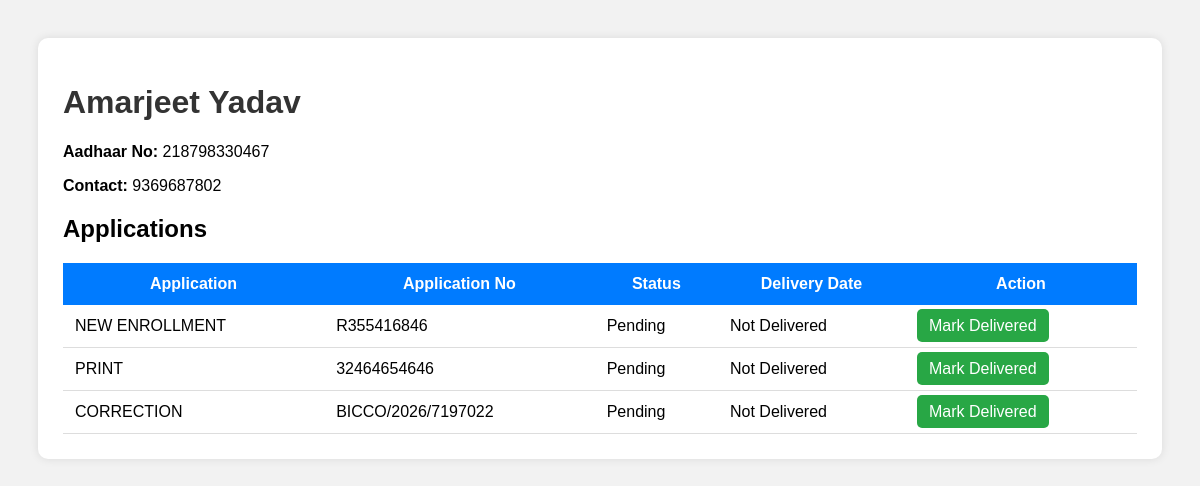
/customer/7/, run on the app's committed database.
### customers_app/models.py (models this page shows, shortened)
class Customer(models.Model):
    user = models.OneToOneField(
        User,
        on_delete=models.CASCADE,
        null=True,
        blank=True
    )
    name = models.CharField(max_length=100)
    aadhaar_no = models.CharField(max_length=20, unique=True)
    contact_no = models.CharField(max_length=15)
    is_registered = models.BooleanField(default=False)

class Application(models.Model):
    STATUS_CHOICES = [
        ('Pending', 'Pending'),
        ('Submitted', 'Submitted'),
        ('In Process', 'In Process'),
        ('Approved', 'Approved'),
        ('Rejected', 'Rejected'),
        ('Delivered', 'Delivered'),
    ]
    PAYMENT_STATUS_CHOICES = [
        ("Unpaid", "Unpaid"),
        ("Paid", "Paid"),
    ]
    PAYMENT_MODE_CHOICES = [
        ("Cash", "Cash"),
        ("Online", "Online"),
    ]
    customer = models.ForeignKey(Customer, on_delete=models.CASCADE)
    part = models.ForeignKey(
        ApplicationPart,
        on_delete=models.SET_NULL,
        null=True,
        blank=True
    )
    sub_part = models.ForeignKey(
        ApplicationSubPart,
        on_delete=models.SET_NULL,
        null=True,
        blank=True
    )
    application_name = models.CharField(max_length=100)
    application_no = models.CharField(max_length=100)
    application_date = models.DateField()
    amount = models.DecimalField(max_digits=10, decimal_places=2, default=0)
    paid_amount = models.DecimalField(max_digits=10, decimal_places=2, default=0)
    due_amount = models.DecimalField(max_digits=10, decimal_places=2, default=0)
    payment_status = models.CharField(
        max_length=20,
        choices=PAYMENT_STATUS_CHOICES,
        default="Unpaid"
    )
    payment_mode = models.CharField(
        max_length=20,
        choices=PAYMENT_MODE_CHOICES,
        default="Cash"
    )
    payment_reference_no = models.CharField(
    max_length=50,
    unique=False,
    blank=True,
    null=True
)
    receipt_no = models.CharField(
    max_length=100,
    unique=False,
    blank=True,
    null=True
)
    razorpay_order_id = models.CharField(
        max_length=100,
        blank=True,
        null=True
    )
    razorpay_payment_id = models.CharField(
        max_length=100,
        blank=True,
        null=True
    )
    razorpay_signature = models.CharField(
        max_length=200,
        blank=True,
        null=True
    )
    status_updated_at = models.DateTimeField(auto_now=True)
    delivery_date = models.DateTimeField(null=True, blank=True)
    status = models.CharField(
        max_length=20,
        choices=STATUS_CHOICES,
        default='Pending'
    )
    remarks = models.TextField(blank=True)

### customers_app/views.py (the view)
# urls.py: path('customer/<int:customer_id>/', views.customer_detail, name='customer_detail'),
def customer_detail(request, customer_id):
    customer = get_object_or_404(Customer, id=customer_id)
    applications = Application.objects.filter(customer=customer)
    return render(request, "customer_detail.html", {
        "customer": customer,
        "applications": applications
    })

### templates/customer_detail.html (shortened to what this page needs)
<!DOCTYPE html>
<html>
<head>
</head>
<body>
<div class="container">
    <h1>{{ customer.name }}</h1>
    <div class="info">
        <p>
            <strong>Aadhaar No:</strong>
            {{ customer.aadhaar_no }}
        </p>
        <p>
            <strong>Contact:</strong>
            {{ customer.contact_no }}
        </p>
    </div>
    <h2>Applications</h2>
    <table>
        <tr>
            <th>Application</th>
            <th>Application No</th>
            <th>Status</th>
            <th>Delivery Date</th>
            <th>Action</th>
        </tr>
        {% for app in applications %}
        <tr>
            <td>{{ app.application_name }}</td>
            <td>{{ app.application_no }}</td>
            <td>{{ app.status }}</td>
            <td>
                {% if app.delivery_date %}
                    {{ app.delivery_date }}
                {% else %}
                    Not Delivered
                {% endif %}
            </td>
            <td>
                {% if app.status != 'Delivered' %}
                    <a
                        class="btn"
                        href="/update-status/{{ app.id }}/"
                    >
                        Mark Delivered
                    </a>
                {% else %}
                    <span class="delivered">
                        Delivered
                    </span>
                {% endif %}
            </td>
        </tr>
        {% empty %}
        <tr>
            <td colspan="5">
                No applications found.
            </td>
        </tr>
        {% endfor %}
    </table>
</div>
</body>
</html>

### templates/customer_detail.html (style rules this page uses)
body { font-family: Arial; background:#f2f2f2; padding:30px; }
.container { background:white; padding:25px; border-radius:10px; box-shadow:0px 0px 10px rgba(0,0,0,0.1); }
h1 { color:#333; }
.info { margin-bottom:20px; }
table { width:100%; border-collapse:collapse; background:white; }
table th { background:#007bff; color:white; padding:12px; }
table td { padding:12px; border-bottom:1px solid #ddd; }
.btn { background:#28a745; color:white; padding:8px 12px; text-decoration:none; border-radius:5px; }

### data on the page
Customer: name "Amarjeet Yadav", aadhaar_no "218798330467", contact_no "9369687802"
Application: application_name "NEW ENROLLMENT", application_no "R355416846", status "Pending", shows "Not Delivered"
Application: application_name "PRINT", application_no "32464654646", status "Pending", shows "Not Delivered"
Application: application_name "CORRECTION", application_no "BICCO/2026/7197022", status "Pending", shows "Not Delivered"
